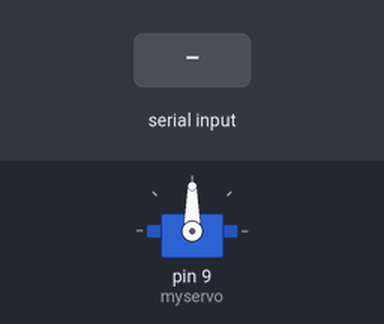
Recording of a sketch running on a simulated Arduino Uno, built with avr-gcc and run on an emulated ATmega328P. Shown: servo. The inputs (shaded band) are chosen by the test bench.

Above: at 1.2 s.
1.3 s: byte 30 received over Serial
At 1.9 s:
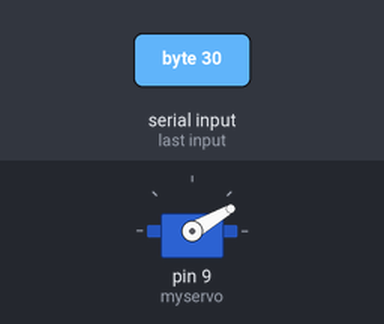
2.8 s: byte 120 received over Serial
At 3.1 s:
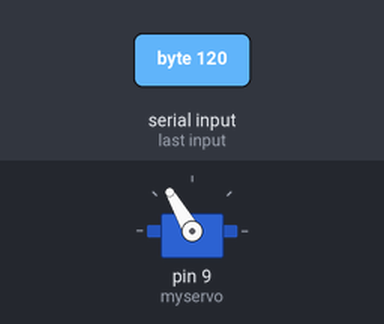
Timing chart, 0 to 5.8 s (numbered marks = the images above; inputs shaded):
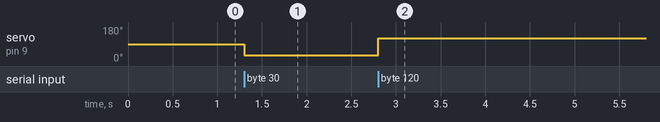

Measured:
- after the input at 1.3 s, servo on pin 9 (myservo): 90° → 30° at once
- after the input at 2.8 s, servo on pin 9 (myservo): 30° → 120° at once

The sketch:

arduinio_regression_code.ino
```cpp
#include <Servo.h>

Servo myservo;  // create servo object to control a servo

int potpin = A0;  // analog pin used to connect the potentiometer
int val;    // variable to read the value from the analog pin

void setup() {
  myservo.attach(9);  // attaches the servo on pin 9 to the servo object

  Serial.begin(9600);           // initialize serial communications
}

void loop() {
  if (Serial.available() > 0) {   // if there's serial data available
    int inByte = Serial.read();   // read it
    myservo.write(inByte);        // sets the servo position according to the scaled value
  }
}
```
